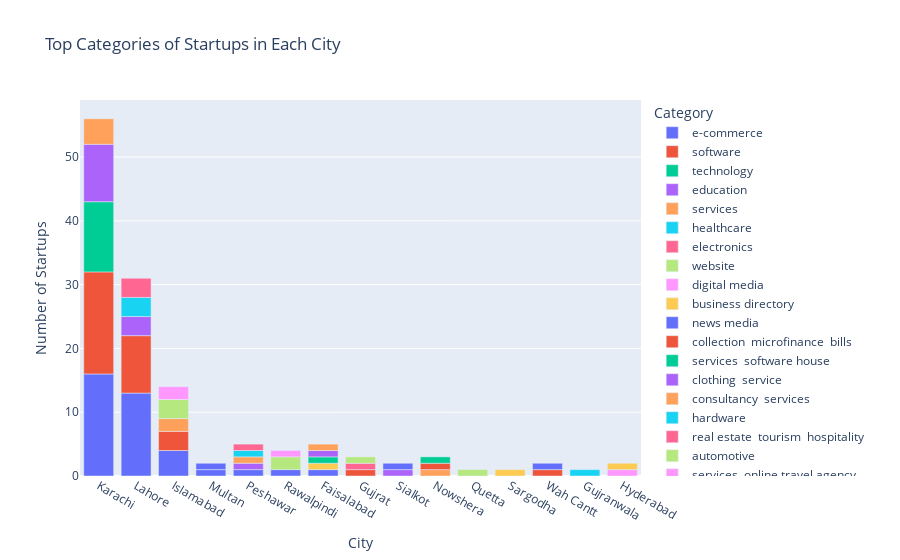

Here is the notebook cell this chart was saved with:
### Code cell
import plotly.express as px

# Group startups by city and category and count the number of startups in each city-category combination
startup_city_category_counts = Startups.groupby(['City', 'Category']).size().reset_index(name='Count')

# Sort the DataFrame by count in descending order to focus on the top categories in each city
startup_city_category_counts = startup_city_category_counts.sort_values(by='Count', ascending=False)

# Filter out the top categories in each city (you can adjust the number as needed)
top_categories_per_city = startup_city_category_counts.groupby('City').head(5)

# Create the Plotly graph
fig = px.bar(top_categories_per_city, x='City', y='Count', color='Category', 
             title='Top Categories of Startups in Each City', 
             labels={'Count': 'Number of Startups', 'City': 'City', 'Category': 'Category'})

# Show the graph
fig.show()

### Figure 1 — Plotly figure (JSON) as saved in the notebook; plotly's stock layout.template omitted (floating-point values rounded to 4 significant figures)
{"data": [{"alignmentgroup": "True", "hovertemplate": "Category=e-commerce<br>City=%{x}<br>Number of Startups=%{y}<extra></extra>", "legendgroup": "e-commerce", "marker": {"color": "#636efa", "pattern": {"shape": ""}}, "name": "e-commerce", "offsetgroup": "e-commerce", "orientation": "v", "showlegend": true, "textposition": "auto", "type": "bar", "x": ["Karachi", "Lahore", "Islamabad", "Multan", "Peshawar", "Rawalpindi", "Faisalabad"], "xaxis": "x", "y": [16, 13, 4, 1, 1, 1, 1], "yaxis": "y"}, {"alignmentgroup": "True", "hovertemplate": "Category=software<br>City=%{x}<br>Number of Startups=%{y}<extra></extra>", "legendgroup": "software", "marker": {"color": "#EF553B", "pattern": {"shape": ""}}, "name": "software", "offsetgroup": "software", "orientation": "v", "showlegend": true, "textposition": "auto", "type": "bar", "x": ["Karachi", "Lahore", "Islamabad", "Gujrat"], "xaxis": "x", "y": [16, 9, 3, 1], "yaxis": "y"}, {"alignmentgroup": "True", "hovertemplate": "Category=technology<br>City=%{x}<br>Number of Startups=%{y}<extra></extra>", "legendgroup": "technology", "marker": {"color": "#00cc96", "pattern": {"shape": ""}}, "name": "technology", "offsetgroup": "technology", "orientation": "v", "showlegend": true, "textposition": "auto", "type": "bar", "x": ["Karachi"], "xaxis": "x", "y": [11], "yaxis": "y"}, {"alignmentgroup": "True", "hovertemplate": "Category=education<br>City=%{x}<br>Number of Startups=%{y}<extra></extra>", "legendgroup": "education", "marker": {"color": "#ab63fa", "pattern": {"shape": ""}}, "name": "education", "offsetgroup": "education", "orientation": "v", "showlegend": true, "textposition": "auto", "type": "bar", "x": ["Karachi", "Lahore", "Sialkot"], "xaxis": "x", "y": [9, 3, 1], "yaxis": "y"}, {"alignmentgroup": "True", "hovertemplate": "Category=services<br>City=%{x}<br>Number of Startups=%{y}<extra></extra>", "legendgroup": "services", "marker": {"color": "#FFA15A", "pattern": {"shape": ""}}, "name": "services", "offsetgroup": "services", "orientation": "v", "showlegend": true, "textposition": "auto", "type": "bar", "x": ["Karachi", "Islamabad", "Nowshera"], "xaxis": "x", "y": [4, 2, 1], "yaxis": "y"}, {"alignmentgroup": "True", "hovertemplate": "Category=healthcare<br>City=%{x}<br>Number of Startups=%{y}<extra></extra>", "legendgroup": "healthcare", "marker": {"color": "#19d3f3", "pattern": {"shape": ""}}, "name": "healthcare", "offsetgroup": "healthcare", "orientation": "v", "showlegend": true, "textposition": "auto", "type": "bar", "x": ["Lahore"], "xaxis": "x", "y": [3], "yaxis": "y"}, {"alignmentgroup": "True", "hovertemplate": "Category=electronics<br>City=%{x}<br>Number of Startups=%{y}<extra></extra>", "legendgroup": "electronics", "marker": {"color": "#FF6692", "pattern": {"shape": ""}}, "name": "electronics", "offsetgroup": "electronics", "orientation": "v", "showlegend": true, "textposition": "auto", "type": "bar", "x": ["Lahore"], "xaxis": "x", "y": [3], "yaxis": "y"}, {"alignmentgroup": "True", "hovertemplate": "Category=website<br>City=%{x}<br>Number of Startups=%{y}<extra></extra>", "legendgroup": "website", "marker": {"color": "#B6E880", "pattern": {"shape": ""}}, "name": "website", "offsetgroup": "website", "orientation": "v", "showlegend": true, "textposition": "auto", "type": "bar", "x": ["Islamabad", "Rawalpindi"], "xaxis": "x", "y": [3, 2], "yaxis": "y"}, {"alignmentgroup": "True", "hovertemplate": "Category=digital media<br>City=%{x}<br>Number of Startups=%{y}<extra></extra>", "legendgroup": "digital media", "marker": {"color": "#FF97FF", "pattern": {"shape": ""}}, "name": "digital media", "offsetgroup": "digital media", "orientation": "v", "showlegend": true, "textposition": "auto", "type": "bar", "x": ["Islamabad"], "xaxis": "x", "y": [2], "yaxis": "y"}, {"alignmentgroup": "True", "hovertemplate": "Category=business directory<br>City=%{x}<br>Number of Startups=%{y}<extra></extra>", "legendgroup": "business directory", "marker": {"color": "#FECB52", "pattern": {"shape": ""}}, "name": "business directory", "offsetgroup": "business directory", "orientation": "v", "showlegend": true, "textposition": "auto", "type": "bar", "x": ["Faisalabad"], "xaxis": "x", "y": [1], "yaxis": "y"}, {"alignmentgroup": "True", "hovertemplate": "Category=news media<br>City=%{x}<br>Number of Startups=%{y}<extra></extra>", "legendgroup": "news media", "marker": {"color": "#636efa", "pattern": {"shape": ""}}, "name": "news media", "offsetgroup": "news media", "orientation": "v", "showlegend": true, "textposition": "auto", "type": "bar", "x": ["Multan"], "xaxis": "x", "y": [1], "yaxis": "y"}, {"alignmentgroup": "True", "hovertemplate": "Category=collection  microfinance  bills<br>City=%{x}<br>Number of Startups=%{y}<extra></extra>", "legendgroup": "collection  microfinance  bills", "marker": {"color": "#EF553B", "pattern": {"shape": ""}}, "name": "collection  microfinance  bills", "offsetgroup": "collection  microfinance  bills", "orientation": "v", "showlegend": true, "textposition": "auto", "type": "bar", "x": ["Nowshera"], "xaxis": "x", "y": [1], "yaxis": "y"}, {"alignmentgroup": "True", "hovertemplate": "Category=services  software house<br>City=%{x}<br>Number of Startups=%{y}<extra></extra>", "legendgroup": "services  software house", "marker": {"color": "#00cc96", "pattern": {"shape": ""}}, "name": "services  software house", "offsetgroup": "services  software house", "orientation": "v", "showlegend": true, "textposition": "auto", "type": "bar", "x": ["Nowshera"], "xaxis": "x", "y": [1], "yaxis": "y"}, {"alignmentgroup": "True", "hovertemplate": "Category=clothing  service<br>City=%{x}<br>Number of Startups=%{y}<extra></extra>", "legendgroup": "clothing  service", "marker": {"color": "#ab63fa", "pattern": {"shape": ""}}, "name": "clothing  service", "offsetgroup": "clothing  service", "orientation": "v", "showlegend": true, "textposition": "auto", "type": "bar", "x": ["Peshawar"], "xaxis": "x", "y": [1], "yaxis": "y"}, {"alignmentgroup": "True", "hovertemplate": "Category=consultancy  services<br>City=%{x}<br>Number of Startups=%{y}<extra></extra>", "legendgroup": "consultancy  services", "marker": {"color": "#FFA15A", "pattern": {"shape": ""}}, "name": "consultancy  services", "offsetgroup": "consultancy  services", "orientation": "v", "showlegend": true, "textposition": "auto", "type": "bar", "x": ["Peshawar"], "xaxis": "x", "y": [1], "yaxis": "y"}, {"alignmentgroup": "True", "hovertemplate": "Category=hardware<br>City=%{x}<br>Number of Startups=%{y}<extra></extra>", "legendgroup": "hardware", "marker": {"color": "#19d3f3", "pattern": {"shape": ""}}, "name": "hardware", "offsetgroup": "hardware", "orientation": "v", "showlegend": true, "textposition": "auto", "type": "bar", "x": ["Peshawar"], "xaxis": "x", "y": [1], "yaxis": "y"}, {"alignmentgroup": "True", "hovertemplate": "Category=real estate  tourism  hospitality<br>City=%{x}<br>Number of Startups=%{y}<extra></extra>", "legendgroup": "real estate  tourism  hospitality", "marker": {"color": "#FF6692", "pattern": {"shape": ""}}, "name": "real estate  tourism  hospitality", "offsetgroup": "real estate  tourism  hospitality", "orientation": "v", "showlegend": true, "textposition": "auto", "type": "bar", "x": ["Peshawar"], "xaxis": "x", "y": [1], "yaxis": "y"}, {"alignmentgroup": "True", "hovertemplate": "Category=automotive<br>City=%{x}<br>Number of Startups=%{y}<extra></extra>", "legendgroup": "automotive", "marker": {"color": "#B6E880", "pattern": {"shape": ""}}, "name": "automotive", "offsetgroup": "automotive", "orientation": "v", "showlegend": true, "textposition": "auto", "type": "bar", "x": ["Quetta"], "xaxis": "x", "y": [1], "yaxis": "y"}, {"alignmentgroup": "True", "hovertemplate": "Category=services  online travel agency<br>City=%{x}<br>Number of Startups=%{y}<extra></extra>", "legendgroup": "services  online travel agency", "marker": {"color": "#FF97FF", "pattern": {"shape": ""}}, "name": "services  online travel agency", "offsetgroup": "services  online travel agency", "orientation": "v", "showlegend": true, "textposition": "auto", "type": "bar", "x": ["Rawalpindi"], "xaxis": "x", "y": [1], "yaxis": "y"}, {"alignmentgroup": "True", "hovertemplate": "Category=ecommerce<br>City=%{x}<br>Number of Startups=%{y}<extra></extra>", "legendgroup": "ecommerce", "marker": {"color": "#FECB52", "pattern": {"shape": ""}}, "name": "ecommerce", "offsetgroup": "ecommerce", "orientation": "v", "showlegend": true, "textposition": "auto", "type": "bar", "x": ["Sargodha"], "xaxis": "x", "y": [1], "yaxis": "y"}, {"alignmentgroup": "True", "hovertemplate": "Category=fintech<br>City=%{x}<br>Number of Startups=%{y}<extra></extra>", "legendgroup": "fintech", "marker": {"color": "#636efa", "pattern": {"shape": ""}}, "name": "fintech", "offsetgroup": "fintech", "orientation": "v", "showlegend": true, "textposition": "auto", "type": "bar", "x": ["Sialkot"], "xaxis": "x", "y": [1], "yaxis": "y"}, {"alignmentgroup": "True", "hovertemplate": "Category=literature  publishing  marketplace<br>City=%{x}<br>Number of Startups=%{y}<extra></extra>", "legendgroup": "literature  publishing  marketplace", "marker": {"color": "#EF553B", "pattern": {"shape": ""}}, "name": "literature  publishing  marketplace", "offsetgroup": "literature  publishing  marketplace", "orientation": "v", "showlegend": true, "textposition": "auto", "type": "bar", "x": ["Wah Cantt"], "xaxis": "x", "y": [1], "yaxis": "y"}, {"alignmentgroup": "True", "hovertemplate": "Category=e-commerce  health  beauty<br>City=%{x}<br>Number of Startups=%{y}<extra></extra>", "legendgroup": "e-commerce  health  beauty", "marker": {"color": "#00cc96", "pattern": {"shape": ""}}, "name": "e-commerce  health  beauty", "offsetgroup": "e-commerce  health  beauty", "orientation": "v", "showlegend": true, "textposition": "auto", "type": "bar", "x": ["Faisalabad"], "xaxis": "x", "y": [1], "yaxis": "y"}, {"alignmentgroup": "True", "hovertemplate": "Category=software websites<br>City=%{x}<br>Number of Startups=%{y}<extra></extra>", "legendgroup": "software websites", "marker": {"color": "#ab63fa", "pattern": {"shape": ""}}, "name": "software websites", "offsetgroup": "software websites", "orientation": "v", "showlegend": true, "textposition": "auto", "type": "bar", "x": ["Faisalabad"], "xaxis": "x", "y": [1], "yaxis": "y"}, {"alignmentgroup": "True", "hovertemplate": "Category=tech news web developer<br>City=%{x}<br>Number of Startups=%{y}<extra></extra>", "legendgroup": "tech news web developer", "marker": {"color": "#FFA15A", "pattern": {"shape": ""}}, "name": "tech news web developer", "offsetgroup": "tech news web developer", "orientation": "v", "showlegend": true, "textposition": "auto", "type": "bar", "x": ["Faisalabad"], "xaxis": "x", "y": [1], "yaxis": "y"}, {"alignmentgroup": "True", "hovertemplate": "Category=delivery<br>City=%{x}<br>Number of Startups=%{y}<extra></extra>", "legendgroup": "delivery", "marker": {"color": "#19d3f3", "pattern": {"shape": ""}}, "name": "delivery", "offsetgroup": "delivery", "orientation": "v", "showlegend": true, "textposition": "auto", "type": "bar", "x": ["Gujranwala"], "xaxis": "x", "y": [1], "yaxis": "y"}, {"alignmentgroup": "True", "hovertemplate": "Category=consultancy  management<br>City=%{x}<br>Number of Startups=%{y}<extra></extra>", "legendgroup": "consultancy  management", "marker": {"color": "#FF6692", "pattern": {"shape": ""}}, "name": "consultancy  management", "offsetgroup": "consultancy  management", "orientation": "v", "showlegend": true, "textposition": "auto", "type": "bar", "x": ["Gujrat"], "xaxis": "x", "y": [1], "yaxis": "y"}, {"alignmentgroup": "True", "hovertemplate": "Category=consulting  web design<br>City=%{x}<br>Number of Startups=%{y}<extra></extra>", "legendgroup": "consulting  web design", "marker": {"color": "#B6E880", "pattern": {"shape": ""}}, "name": "consulting  web design", "offsetgroup": "consulting  web design", "orientation": "v", "showlegend": true, "textposition": "auto", "type": "bar", "x": ["Gujrat"], "xaxis": "x", "y": [1], "yaxis": "y"}, {"alignmentgroup": "True", "hovertemplate": "Category=educational  e-learning<br>City=%{x}<br>Number of Startups=%{y}<extra></extra>", "legendgroup": "educational  e-learning", "marker": {"color": "#FF97FF", "pattern": {"shape": ""}}, "name": "educational  e-learning", "offsetgroup": "educational  e-learning", "orientation": "v", "showlegend": true, "textposition": "auto", "type": "bar", "x": ["Hyderabad"], "xaxis": "x", "y": [1], "yaxis": "y"}, {"alignmentgroup": "True", "hovertemplate": "Category=website  mobile application<br>City=%{x}<br>Number of Startups=%{y}<extra></extra>", "legendgroup": "website  mobile application", "marker": {"color": "#FECB52", "pattern": {"shape": ""}}, "name": "website  mobile application", "offsetgroup": "website  mobile application", "orientation": "v", "showlegend": true, "textposition": "auto", "type": "bar", "x": ["Hyderabad"], "xaxis": "x", "y": [1], "yaxis": "y"}, {"alignmentgroup": "True", "hovertemplate": "Category=technical education<br>City=%{x}<br>Number of Startups=%{y}<extra></extra>", "legendgroup": "technical education", "marker": {"color": "#636efa", "pattern": {"shape": ""}}, "name": "technical education", "offsetgroup": "technical education", "orientation": "v", "showlegend": true, "textposition": "auto", "type": "bar", "x": ["Wah Cantt"], "xaxis": "x", "y": [1], "yaxis": "y"}], "layout": {"barmode": "relative", "legend": {"title": {"text": "Category"}, "tracegroupgap": 0}, "title": {"text": "Top Categories of Startups in Each City"}, "xaxis": {"anchor": "y", "domain": [0, 1], "title": {"text": "City"}}, "yaxis": {"anchor": "x", "domain": [0, 1], "title": {"text": "Number of Startups"}}}}
